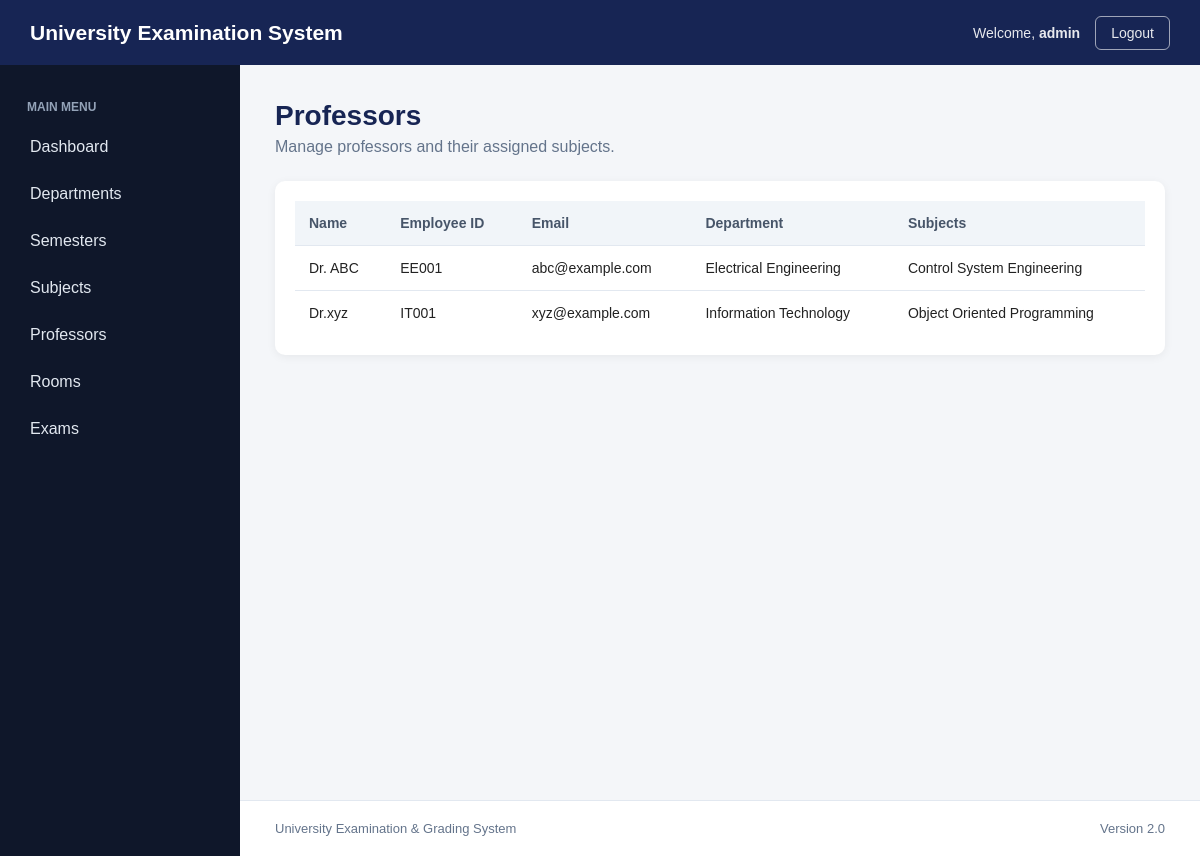
Page /professors/ (signed in) on the earlier database version.
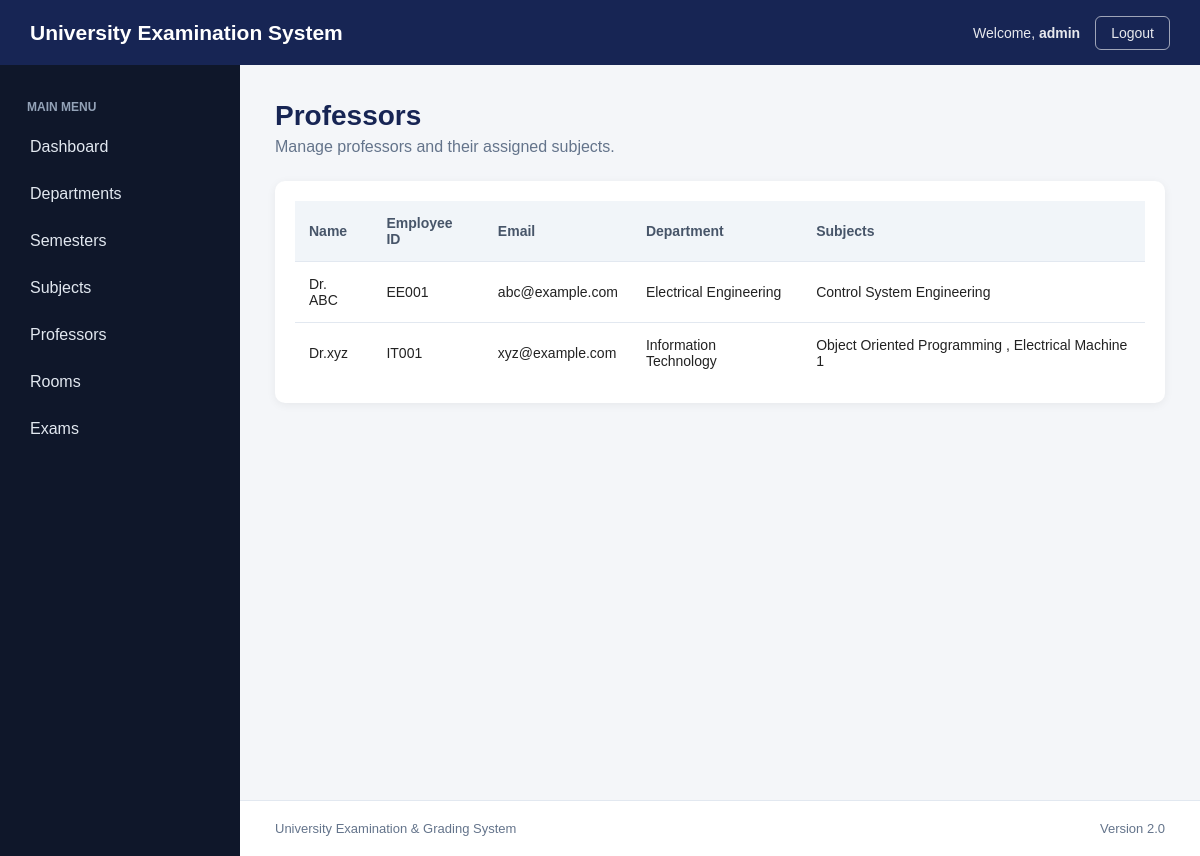
Same page on the later database version.
### academics/models.py (models this page shows, shortened)
class Professor(models.Model):
    name = models.CharField(
        max_length=100
    )
    employee_id = models.CharField(
        max_length=30,
        unique=True
    )
    email = models.EmailField(
        unique=True
    )
    phone = models.CharField(
        max_length=15,
        blank=True
    )
    department = models.ForeignKey(
        Department,
        on_delete=models.CASCADE,
        related_name="professors"
    )

class Department(models.Model):
    name = models.CharField(max_length=100)
    code = models.CharField(
        max_length=20,
        unique=True
    )
    description = models.TextField(
        blank=True
    )

class Subject(models.Model):
    semester = models.ForeignKey(
        Semester,
        on_delete=models.CASCADE,
        related_name="subjects"
    )
    name = models.CharField(
        max_length=150
    )
    code = models.CharField(
        max_length=30,
        unique=True
    )
    credits = models.PositiveIntegerField()
    professors = models.ManyToManyField(
        Professor,
        related_name="subjects",
        blank=True
    )

### academics/views.py (the view)
@login_required
def professors(request):
    professors = Professor.objects.select_related(
        "department"
    ).prefetch_related(
        "subjects"
    ).order_by("name")
    return render(
        request,
        "academics/professors.html",
        {
            "professors": professors
        }
    )

### academics/templates/academics/professors.html (shortened to what this page needs)
{% extends "academics/base.html" %}
{% block content %}
<div class="page-header">
    <div>
        <h1 class="page-title">
            Professors
        </h1>
        <p class="page-description">
            Manage professors and their assigned subjects.
        </p>
    </div>
</div>
<div class="table-container">
    <table class="data-table">
        <thead>
            <tr>
                <th>Name</th>
                <th>Employee ID</th>
                <th>Email</th>
                <th>Department</th>
                <th>Subjects</th>
            </tr>
        </thead>
        <tbody>
            {% for professor in professors %}
            <tr>
                <td>
                    {{ professor.name }}
                </td>
                <td>
                    {{ professor.employee_id }}
                </td>
                <td>
                    {{ professor.email }}
                </td>
                <td>
                    {{ professor.department.name }}
                </td>
                <td>
                    {% for subject in professor.subjects.all %}
                        {{ subject.name }}
                        {% if not forloop.last %}
                            ,
                        {% endif %}
                    {% empty %}
                        No subjects assigned.
                    {% endfor %}
                </td>
            </tr>
            {% empty %}
            <tr>
                <td colspan="5">
                    No professors available.
                </td>
            </tr>
            {% endfor %}
        </tbody>
    </table>
</div>
{% endblock %}

Differences in the rows shown:
shown differently, row unchanged: Subject "Object Oriented Programming": now shows ","
added Subject: name "Electrical Machine 1", shown under Professor "Dr.xyz"
